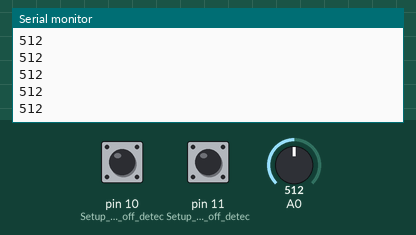
This sketch was run on a simulated Arduino Uno, built with avr-gcc and run on an emulated ATmega328P. On the bench: the last lines printed to the serial monitor. The test bench sets the inputs (shaded band); at power-on: pin 10 (Setup_for_leads_off_detec) LOW, A0 = 512, pin 11 (Setup_for_leads_off_detec) LOW.

Above: at 1.2 s.
1.3 s: pin 10 (Setup_for_leads_off_detec) pulled HIGH for 0.15 s
2.9 s: A0 set to 716
At 3.4 s:
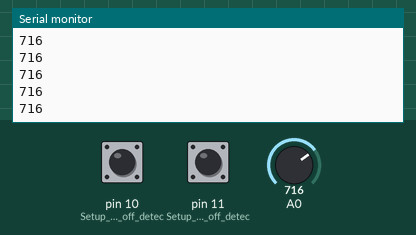
4.4 s: A0 set to 900
At 5.2 s:
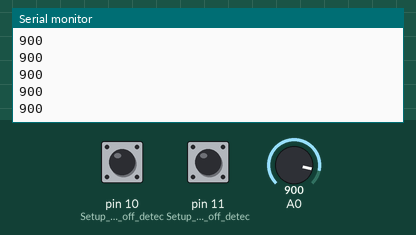
Timing chart, 0 to 7.4 s (numbered marks = the images above; inputs shaded):
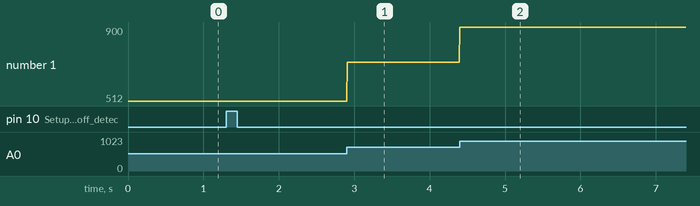

Measured:
- after the input at 2.9 s, the serial monitor: prints a new line at once (image 1)
- after the input at 4.4 s, the serial monitor: prints a new line at once (image 2)
- plotted number 1: 512 → 716 after the input at 2.9 s, 716 → 900 after the input at 4.4 s

The sketch:

ECG.ino
```cpp
void setup() {

  Serial.begin(115200); // initialize the serial communication
  pinMode(10, INPUT); // Setup for leads off detection LO +
  pinMode(11, INPUT); // Setup for leads off detection LO -

}

void loop() {

  if((digitalRead(10) == 1)||(digitalRead(11) == 1)) {
    Serial.println('!');
  }
  else {
    Serial.println(analogRead(A0)); // send the value of analog input 0
  }
  delay(10); //Wait for a bit to keep serial data from saturating
}
```
